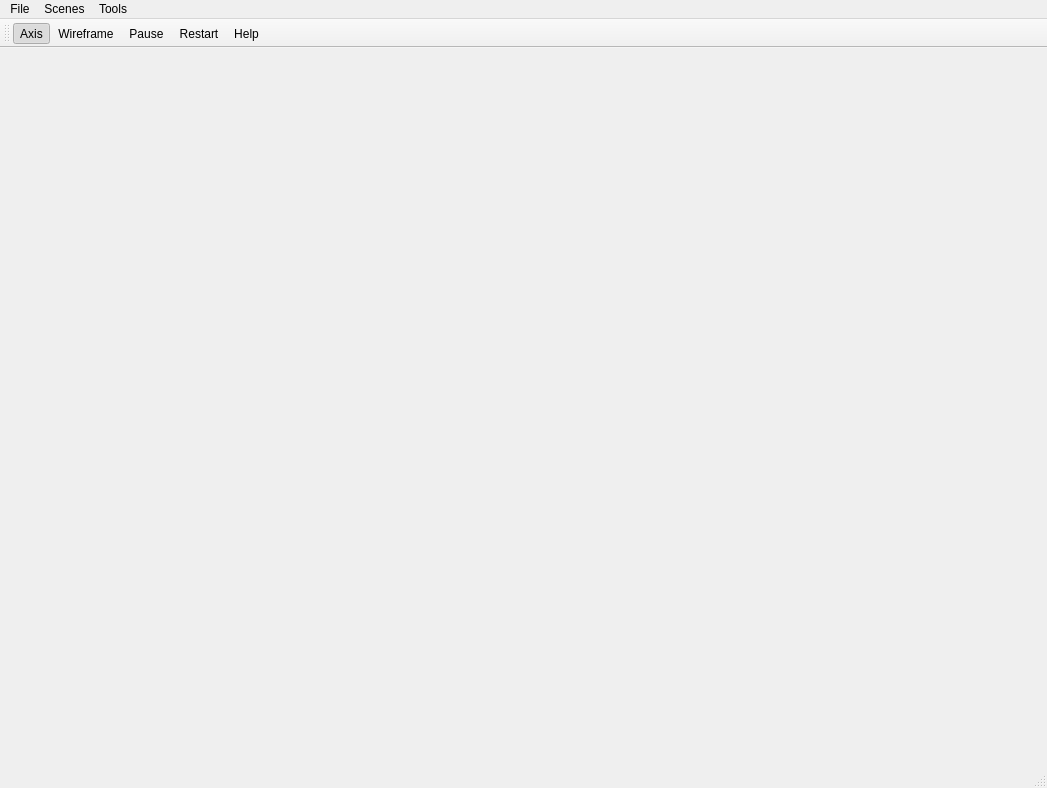
<?xml version="1.0" encoding="UTF-8"?>
<ui version="4.0">
 <class>MainWindow</class>
 <widget class="QMainWindow" name="MainWindow">
  <property name="geometry">
   <rect>
    <x>0</x>
    <y>0</y>
    <width>1047</width>
    <height>788</height>
   </rect>
  </property>
  <property name="windowTitle">
   <string>OpenGL in Qt</string>
  </property>
  <widget class="QWidget" name="centralWidget">
   <layout class="QVBoxLayout" name="verticalLayout">
    <item>
     <layout class="QVBoxLayout" name="OpenGLLayout"/>
    </item>
   </layout>
  </widget>
  <widget class="QMenuBar" name="menuBar">
   <property name="geometry">
    <rect>
     <x>0</x>
     <y>0</y>
     <width>1047</width>
     <height>20</height>
    </rect>
   </property>
   <widget class="QMenu" name="menuFile">
    <property name="title">
     <string>File</string>
    </property>
    <addaction name="actionHelp"/>
    <addaction name="actionExit"/>
   </widget>
   <widget class="QMenu" name="menuScenes">
    <property name="title">
     <string>Scenes</string>
    </property>
    <addaction name="actionBoxScene"/>
    <addaction name="actionOblig3Scene"/>
    <addaction name="separator"/>
    <addaction name="actionBezierScene"/>
    <addaction name="actionLightScene"/>
    <addaction name="actionHouseScene"/>
   </widget>
   <widget class="QMenu" name="menuTools">
    <property name="title">
     <string>Tools</string>
    </property>
    <addaction name="actionWireframe"/>
    <addaction name="actionAxis"/>
    <addaction name="actionPause"/>
    <addaction name="actionRestart"/>
   </widget>
   <addaction name="menuFile"/>
   <addaction name="menuScenes"/>
   <addaction name="menuTools"/>
  </widget>
  <widget class="QStatusBar" name="statusBar"/>
  <widget class="QToolBar" name="mainToolBar">
   <attribute name="toolBarArea">
    <enum>TopToolBarArea</enum>
   </attribute>
   <attribute name="toolBarBreak">
    <bool>false</bool>
   </attribute>
   <addaction name="actionAxis"/>
   <addaction name="actionWireframe"/>
   <addaction name="actionPause"/>
   <addaction name="actionRestart"/>
   <addaction name="actionHelp"/>
  </widget>
  <action name="actionExit">
   <property name="text">
    <string>Exit</string>
   </property>
   <property name="shortcut">
    <string>Esc</string>
   </property>
  </action>
  <action name="actionBoxScene">
   <property name="checkable">
    <bool>true</bool>
   </property>
   <property name="text">
    <string>MainMenu</string>
   </property>
   <property name="shortcut">
    <string>Ctrl+1</string>
   </property>
  </action>
  <action name="actionHouseScene">
   <property name="checkable">
    <bool>true</bool>
   </property>
   <property name="text">
    <string>HouseScene</string>
   </property>
   <property name="shortcut">
    <string>Ctrl+5</string>
   </property>
  </action>
  <action name="actionWireframe">
   <property name="checkable">
    <bool>true</bool>
   </property>
   <property name="text">
    <string>Wireframe</string>
   </property>
   <property name="shortcut">
    <string>Ctrl+W</string>
   </property>
  </action>
  <action name="actionBezierScene">
   <property name="checkable">
    <bool>true</bool>
   </property>
   <property name="text">
    <string>BezierScene</string>
   </property>
   <property name="shortcut">
    <string>Ctrl+3</string>
   </property>
  </action>
  <action name="actionLightScene">
   <property name="checkable">
    <bool>true</bool>
   </property>
   <property name="text">
    <string>LightScene</string>
   </property>
   <property name="shortcut">
    <string>Ctrl+4</string>
   </property>
  </action>
  <action name="actionOblig3Scene">
   <property name="checkable">
    <bool>true</bool>
   </property>
   <property name="text">
    <string>Oblig4</string>
   </property>
   <property name="shortcut">
    <string>Ctrl+2</string>
   </property>
  </action>
  <action name="actionAxis">
   <property name="checkable">
    <bool>true</bool>
   </property>
   <property name="checked">
    <bool>true</bool>
   </property>
   <property name="text">
    <string>Axis</string>
   </property>
   <property name="shortcut">
    <string>Ctrl+A</string>
   </property>
  </action>
  <action name="actionPause">
   <property name="checkable">
    <bool>true</bool>
   </property>
   <property name="text">
    <string>Pause</string>
   </property>
   <property name="shortcut">
    <string>P</string>
   </property>
  </action>
  <action name="actionRestart">
   <property name="text">
    <string>Restart</string>
   </property>
   <property name="shortcut">
    <string>Ctrl+R</string>
   </property>
  </action>
  <action name="actionHelp">
   <property name="text">
    <string>Help</string>
   </property>
   <property name="shortcut">
    <string>Ctrl+H</string>
   </property>
  </action>
 </widget>
 <layoutdefault spacing="6" margin="11"/>
 <resources/>
 <connections/>
</ui>
